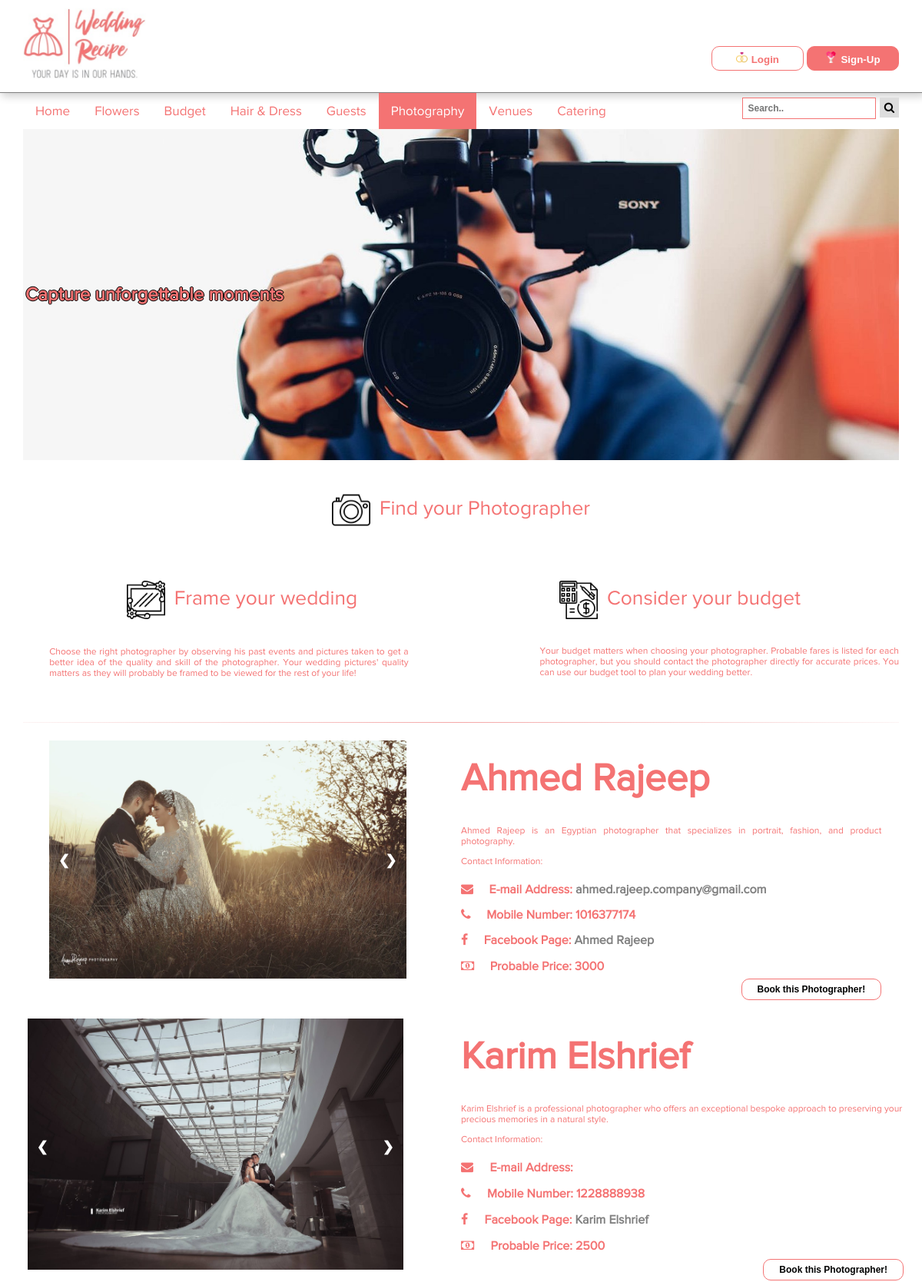
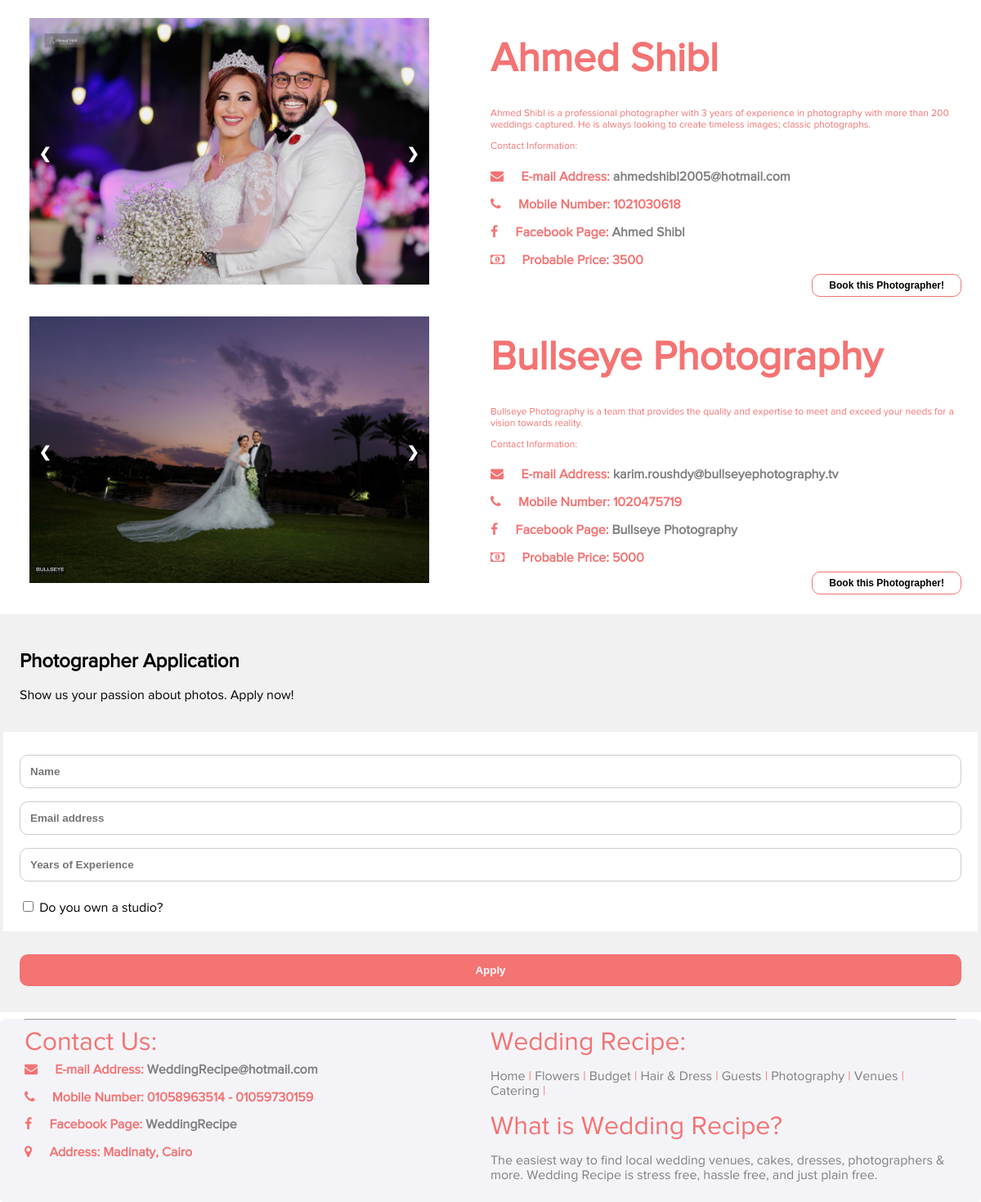
The app's page /photography.php with its own data (2 pictures, top to bottom).
### tables this page shows
CREATE TABLE `photographer` (
  `Name` varchar(25) NOT NULL,
  `Price` int(11) NOT NULL,
  `Description` text NOT NULL,
  `Phone` int(11) NOT NULL,
  `Email` varchar(40) DEFAULT NULL,
  `Facebook` text
);

### photography.php (the view, shortened to what this page needs)
<!DOCTYPE html>
<html lang="en">
    <head>
        <link href="https://maxcdn.bootstrapcdn.com/font-awesome/4.7.0/css/font-awesome.min.css" rel="stylesheet">
        <link rel="stylesheet" href="includes/styles.css">
    </head>
    <body>
        <header>
            <div id="topbar">
                <img id="logo-main" src="images/WRLogo.jpg" width="200" alt="Logo Thing main logo">
                <div id="RegistrationButtons">
                    <button id="Login" class="buttn"><img src="images/wedding.png" alt="small icon beside login of two wedding rings.">Login</button>
                    <button id="SignUp" class="buttn"><img src="images/flower-bouquet.png" alt="small icon beside signup of a bouqet of flowers.">Sign-Up</button>
                </div>
            </div>
            <div class="topnav" id="myTopnav">
                <a href="home.php" >Home</a>
                <a href="Flowers.php">Flowers</a>
                <a href="budget.php">Budget</a>
                <a href="hair&dress.php">Hair &amp; Dress</a>
                <a href="guests.php">Guests</a>
                <a href="photography.php" class="active">Photography</a>
                <a href="venues.php">Venues</a>
                <a href="Catering.php">Catering</a>
                <div id="SearchContainer">
                    <input type="text"  placeholder="Search..">
                    <button type="submit"><i class="fa fa-search"></i></button>
                </div>
            </div>
        </header>
        <div class="main">
            <div class="slideshow-container">
                <div class="mySlides fade">
                    <img src="images/photography/photography_2.jpg" alt="" style="width:100%">
                    <div class="text" style="height:70%">Capture unforgettable moments</div>
                </div>
            </div>
            <div>
                <div class="row">
                    <div class="column" >
                        <p class="SectionHeader"><img src="images/photography/photo-camera.png" alt=""> Find your Photographer</p>
                    </div>
                </div>
                <div class="row">
                    <div class="column">
                        <p class="SectionHeader"><img src="images/photography/mirror.png" alt=""> Frame your wedding</p>
                    </div>
                    <div class="column">
                        <p class="SectionHeader"><img src="images/photography/budget.png" alt="">  Consider your budget</p>
                    </div>
                </div>
                <div class="row">
                    <div class="column photography" style = "margin:3%; margin-right:15%; margin-top: 0;">
                        <p > Choose the right photographer by observing his past events and pictures taken to get a better idea
                            of the quality and skill of the photographer. Your wedding pictures' quality matters as they will probably be framed to be viewed
                            for the rest of your life!
                        </p>
                    </div>
                    <div class="column photography">
                        <p > Your budget matters when choosing your photographer. Probable fares is
                            listed for each photographer, but you should contact the photographer directly for accurate prices. You can use our budget tool to
                            plan your wedding better.
                        </p>
                    </div>
                </div>
            </div>
            <hr class="Seperator"/>
            <div class="row" style="margin: 2%">
                <div class="column photography">
                    <div class="photographer-container">
                        <div class="AhmedPics fade">
                            <img src="images/photography/Ahmed_1.jpg" style="width:100%;" alt="">
                        </div>
                        <a class="prev" onclick="plusPics(-1,0)">&#10094;</a>
                        <a class="next" onclick="plusPics(1,0)">&#10095;</a>
                    </div>
                </div>
                <?php
				$conn = OpenCon();
				$Name = 'Ahmed Rajeep';
				$PhotographerQuery = "SELECT * FROM photographer WHERE Name = '$Name'";
				$PhotographerArray = mysqli_query($conn, $PhotographerQuery);
				$row = mysqli_fetch_array($PhotographerArray);
					$Price = "";
					$Desc = "";
					$Phone = "";
					$Email = "";
					$FB = "";
					foreach($row as $key => $value){
						if($key == "Description"){
							$Desc = $value;
						}
						else if($key == "Phone"){
							$Phone = $value;
						}
						else if($key == "Price"){
							$Price = $value;
						}
						else if($key == "Email"){
							$Email = $value;
						}
						else if($key == "Facebook"){
							$FB = $value;
						}
				}
				echo "<div class=\"column photography\">
				<h1>$Name</h1>
				<p>$Desc</p>
				<p class = \"ft1\"> Contact Information: </p>
				<i class=\"fa fa-envelope\"></i>
				<h4 class = \"ft\"> E-mail Address: <a href=\"mailto:$Email\" class = \"links\" >$Email</a></h4>
				<br>
				<i class=\"fa fa-phone\"></i>
				<h4 class = \"ft\"> Mobile Number: $Phone</h4><br>
				<i class=\"fa fa-facebook\"> </i>
				<h4 class = \"ft\">Facebook Page:<a href=\"$FB\" class =\"links\"> $Name</a></h4>
				<br>
				<i class=\"fa fa-money\"></i>
				<h4 class =\"ft\">Probable Price: $Price</h4><br>
				<button class =\"buttn PurchaseButtn\" onclick = \"confirmBookingModal('$Name')\">Book this Photographer!</button></div>
                </div>
				</div>";
			?>
            <div class="row" style="margin: 2%">
                <div class="column photography">
                    <div class="photographer-container">
                        <div class="KarimPics fade">
                            <img src="images/photography/Karim_1.jpg" style="width:100%;" alt="">
                        </div>
                        <a class="prev" onclick="plusPics(-1,1)">&#10094;</a>
                        <a class="next" onclick="plusPics(1,1)">&#10095;</a>
                    </div>
                </div>
                <?php
				$conn = OpenCon();
				$Name = 'Karim Elshrief';
				$PhotographerQuery = "SELECT * FROM photographer WHERE Name = '$Name'";
				$PhotographerArray = mysqli_query($conn, $PhotographerQuery);
				$row = mysqli_fetch_array($PhotographerArray);
					$Price = "";
					$Desc = "";
					$Phone = "";
					$Email = "";
					$FB = "";
					foreach($row as $key => $value){
						if($key == "Description"){
							$Desc = $value;
						}
						else if($key == "Phone"){
							$Phone = $value;
						}
						else if($key == "Price"){
							$Price = $value;
						}
						else if($key == "Email"){
							$Email = $value;
						}
						else if($key == "Facebook"){
							$FB = $value;
						}
				}
				echo "<div class=\"column photography\">
				<h1> $Name </h1>
				<p> $Desc</p>
				<p class = \"ft1\"> Contact Information: </p>
				<i class=\"fa fa-envelope\"></i>
				<h4 class = \"ft\"> E-mail Address: <a href=\"mailto:$Email\" class = \"links\" >$Email</a></h4>
				<br>
				<i class=\"fa fa-phone\"></i>
				<h4 class = \"ft\"> Mobile Number: $Phone</h4><br>
				<i class=\"fa fa-facebook\"> </i>
				<h4 class = \"ft\">Facebook Page:<a href=\"$FB\" class =\"links\"> $Name</a></h4>
				<br>
				<i class=\"fa fa-money\"></i>
				<h4 class =\"ft\">Probable Price: $Price</h4><br>
				<button class =\"buttn PurchaseButtn\" type = \"submit\" onclick= \"confirmBookingModal('$Name')\">Book this Photographer!</button></div>
                </div>
				</div>";
			?>
            <div class="row" style="margin: 2%">
                <div class="column photography">
                    <div class="photographer-container">
                        <div class="ShiblPics fade">
                            <img src="images/photography/Shibl_1.jpg" style="width:100%;" alt="">
                        </div>
                        <a class="prev" onclick="plusPics(-1,2)">&#10094;</a>
                        <a class="next" onclick="plusPics(1,2)">&#10095;</a>
                    </div>
                </div>
               <?php
				$conn = OpenCon();
				$Name = 'Ahmed Shibl';
				$PhotographerQuery = "SELECT * FROM photographer WHERE Name = '$Name'";
				$PhotographerArray = mysqli_query($conn, $PhotographerQuery);
				while($row = mysqli_fetch_array($PhotographerArray)){
					$Price = "";
					$Desc = "";
					$Phone = "";
					$Email = "";
					$FB = "";
					foreach($row as $key => $value){
						if($key == "Description"){
							$Desc = $value;
						}
						else if($key == "Phone"){
							$Phone = $value;
						}
						else if($key == "Price"){
							$Price = $value;
						}
						else if($key == "Email"){
							$Email = $value;
						}
						else if($key == "Facebook"){
							$FB = $value;
						}
				}
				echo "<div class=\"column photography\">
				<h1> $Name </h1>
				<p> $Desc </p>
				<p class = \"ft1\"> Contact Information: </p>
				<i class=\"fa fa-envelope\"></i>
				<h4 class = \"ft\"> E-mail Address: <a href=\"mailto:$Email\" class = \"links\" >$Email</a></h4>
				<br>
				<i class=\"fa fa-phone\"></i>
				<h4 class = \"ft\"> Mobile Number: $Phone</h4><br>
				<i class=\"fa fa-facebook\"> </i>
				<h4 class = \"ft\">Facebook Page:<a href=\"$FB\" class =\"links\"> $Name</a></h4>
				<br>
				<i class=\"fa fa-money\"></i>
				<h4 class =\"ft\">Probable Price: $Price</h4><br>
				<button class =\"buttn PurchaseButtn\" onclick= \"confirmBookingModal('$Name')\">Book this Photographer!</button></div>
                </div>
				</div>";
				}
			?>
            <div class="row" style="margin: 2%">
                <div class="column photography">
                    <div class="photographer-container">
                        <div class="BullseyePics fade">
                            <img src="images/photography/Bullseye_1.jpg" style="width:100%;" alt="">
                        </div>
                        <a class="prev" onclick="plusPics(-1,3)">&#10094;</a>
                        <a class="next" onclick="plusPics(1,3)">&#10095;</a>
                    </div>
                </div>
				<?php
				$conn = OpenCon();
				$Name = 'Bullseye Photography';
				$PhotographerQuery = "SELECT * FROM photographer WHERE Name = '$Name'";
				$PhotographerArray = mysqli_query($conn, $PhotographerQuery);
				while($row = mysqli_fetch_array($PhotographerArray)){
					$Price = "";
					$Desc = "";
					$Phone = "";
					$Email = "";
					$FB = "";
					foreach($row as $key => $value){
						if($key == "Description"){
							$Desc = $value;
						}
						else if($key == "Phone"){
							$Phone = $value;
						}
						else if($key == "Price"){
							$Price = $value;
						}
						else if($key == "Email"){
							$Email = $value;
						}
						else if($key == "Facebook"){
							$FB = $value;
						}
				}
				echo "<div class=\"column photography\">
				<h1> $Name </h1>
				<p> $Desc </p>
				<p class = \"ft1\"> Contact Information: </p>
				<i class=\"fa fa-envelope\"></i>
				<h4 class = \"ft\"> E-mail Address: <a href=\"mailto:$Email\" class = \"links\" >$Email</a></h4>
				<br>
				<i class=\"fa fa-phone\"></i>
				<h4 class = \"ft\"> Mobile Number: $Phone</h4><br>
				<i class=\"fa fa-facebook\"> </i>
				<h4 class = \"ft\">Facebook Page:<a href=\"$FB\" class =\"links\"> $Name</a></h4>
				<br>
				<i class=\"fa fa-money\"></i>
				<h4 class =\"ft\">Probable Price: $Price</h4><br>
				<button class =\"buttn PurchaseButtn\" onclick = \"confirmBookingModal('$Name')\">Book this Photographer!</button></div>
                </div>
				</div>";
				}
			?>
            <form id = "BottomFormID" action="#">
                <div class="BottomFormContainer">
                    <h2>Photographer Application</h2>
                    <p>Show us your passion about photos. Apply now!</p>
                </div>
                <div class="BottomFormContainer" style="background-color:white">
                    <input type="text" oninvalid="this.setCustomValidity('Please Enter valid Name')" oninput="setCustomValidity('')" class = "buttn" placeholder="Name" id="PhotoName" name="name" required>
                    <input type="email" oninvalid="this.setCustomValidity('Please Enter valid email')" oninput="setCustomValidity('')" class = "buttn" placeholder="Email address" id="PhotoEmail" name="mail" required>
                    <input type="number" class = "buttn" placeholder="Years of Experience" id="PhotographerExperience" name="PhotographerExperience" required>
                    <label>
                    <input type="checkbox" name="subscribe"> Do you own a studio?
                    </label>
                </div>
                <div class="BottomFormContainer">
                    <input type="submit" class="buttn" value="Apply">
                </div>
            </form>
        <footer>
            <hr/>
            <div class="row">
                <div class="column">
                    <p class = "ft1"> Contact Us: </p>
                    <i class="fa fa-envelope"></i>
                    <h4 class = "ft"> E-mail Address: <a href="#" class = "links" >WeddingRecipe@hotmail.com</a></h4>
                    <br>
                    <i class="fa fa-phone"></i>
                    <h4 class = "ft"> Mobile Number: 01058963514 - 01059730159</h4>
                    <br>
                    <i class="fa fa-facebook"> </i>
                    <h4 class = "ft">Facebook Page:<a href="#" class ="links"> WeddingRecipe </a></h4>
                    <br>
                    <i class="fa fa-map-marker"></i>
                    <h4 class = "ft">Address: Madinaty, Cairo </h4>
                    <br>
                </div>
                <div class="column ft2">
                    <p class="ft1">Wedding Recipe: </p>
                    <ul class="ft3">
                        <li class="ft2"><a href = "home.php">Home </a>|</li>
                        <li class="ft2"><a href = "Flowers.php">Flowers </a>|</li>
                        <li class="ft2"><a href = "budget.php">Budget </a>|</li>
                        <li class="ft2"><a href = "hair&dress.php">Hair & Dress </a>|</li>
                        <li class="ft2"><a href = "guests.php">Guests </a>|</li>
                        <li class="ft2"><a href = "photography.php">Photography </a>|</li>
                        <li class="ft2"><a href = "venues.php">Venues </a>|</li>
                        <li class="ft2"><a href = "Catering.php">Catering </a>|</li>
                    </ul>
					<p class="ft1">What is Wedding Recipe? </p>
                    <p class="links">The easiest way to find local wedding venues, cakes, dresses, photographers & more. Wedding Recipe is stress free, hassle free,
					and just plain free.</p>
                </div>
            </div>
        </footer>
    </body>
</html>

### records on screen
photographer: Description "Ahmed Rajeep is an Egyptian photographer that specializes in portrait, fashion, and product photography.", Email "ahmed.rajeep.company@gmail.com", Phone "1016377174", Price "3000"
photographer: Description "Karim Elshrief is a professional photographer who offers an exceptional bespoke approach to preserving your precious memories in a natural style.", Phone "1228888938", Price "2500"
photographer: Description "Ahmed Shibl is a professional photographer with 3 years of experience in photography with more than 200 weddings captured. He is always looking to create timeless images; classic photographs.", Email "ahmedshibl2005@hotmail.com", Phone "1021030618", Price "3500"
photographer: Description "Bullseye Photography is a team that provides the quality and expertise to meet and exceed your needs for a vision towards reality.", Email "karim.roushdy@bullseyephotography.tv", Phone "1020475719", Price "5000"

### other values on screen
$Name "Ahmed Rajeep"
$Name "Karim Elshrief"
